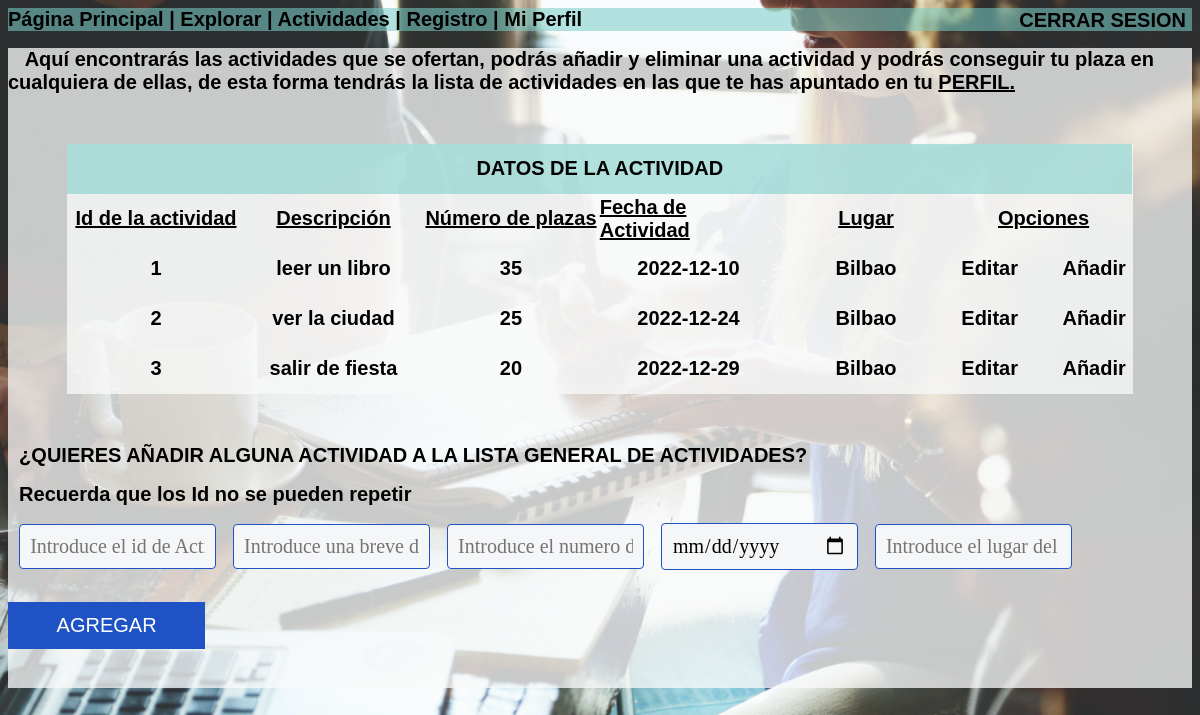
Page /app/Actividades.php (signed in) on the committed database.
### tables this page shows
CREATE TABLE `actividad` (
  `idAct` int(11) NOT NULL,
  `descrip` varchar(300) DEFAULT NULL,
  `numPlazas` int(11) DEFAULT NULL,
  `fecha` date DEFAULT NULL,
  `lugar` varchar(50) DEFAULT NULL
);

### app/Actividades.php (the view, shortened to what this page needs)
<?php require 'config.php';
include "config.php";
$n=$_SESSION["user"];
?>
<!DOCTYPE html>
<html lang="es">
    <head>
        <link rel="stylesheet" href="estilos/e_Actividades.css"/>
    </head>
    <body background="imagenes/princ.jpg">
        <nav id="Principal">
            <a class= "menu" href= "index.php">Página Principal  |</a>
            <a class= "menu" href= "Explorar.php">Explorar  |</a>
            <a class= "menu" href= "Actividades.php">Actividades  |</a>
            <a class= "menu" href= "Registro.php">Registro  |</a>
            <a class= "menu" href= "perfil.php">Mi Perfil</a>
            <?php
                if (isset($n)){
                ?>
                <div class="mi">
                    <a href= "cerrarSesion.php">CERRAR SESION</a>
                </div>
                <?php
                    }
                else{
                ?>
                <div class="mi">
                    <a href= "InicioSesion.php">INICIAR SESION</a>
                </div>
                <?php
                    }
                ?>
        </nav>
        <section id="cuerpo">
        <?php
            if (isset($n)){
        ?>
            <h2>
            &nbsp; &nbsp;Aquí encontrarás las actividades que se ofertan, podrás añadir y eliminar una actividad y podrás conseguir tu plaza en cualquiera de ellas, de esta forma tendrás la lista de actividades en las que te has apuntado en tu <a id="linkPerfil" href="perfil.php">PERFIL.</a>
            </h2>
            <section>
                <div class="container-table">
                <div class="table__title">DATOS DE LA ACTIVIDAD</div>
                    <div class="table__header">Id de la actividad</div>
                    <div class="table__header">Descripción</div>
                    <div class="table__header">Número de plazas</div>
                    <div class ="table__header">Fecha de Actividad</div>
                    <div class ="table__header">Lugar</div>
                    <div class="table__header">Opciones</div>
                    <?php
                    $cons="SELECT * FROM actividad";
                    $ejecu = mysqli_query($conexion, $cons);
                    while ($f = mysqli_fetch_array($ejecu)) {  ?>
                       <div class="table__item"><?php echo ($f ['idAct']);?></div>
                        <div class="table__item"><?php echo ($f ['descrip']);?></div>
                        <div class="table__item"><?php echo ($f ['numPlazas']);?></div>
                        <div class="table__item"><?php echo ($f ['fecha']);?></div>
                        <div class="table__item"><?php echo ($f ['lugar']);?></div>
                        <div class="table__item"><a href="editarAct.php? id=<?php echo $f['idAct']; ?>">Editar</a>&nbsp;&nbsp;&nbsp;&nbsp;&nbsp;&nbsp;&nbsp;&nbsp;
                        <a class="table__item"  href="añadirActUsuario.php? id=<?php echo $f['idAct']; ?>">Añadir</a></div>
                    <?php
                    }
                    ?>
                </div>
            </section>
            <section id=anadir>
                <form name = "anadirAct" action="añadirAct.php" method="POST">
                    <h2>&nbsp;&nbsp;¿QUIERES AÑADIR ALGUNA ACTIVIDAD A LA LISTA GENERAL DE ACTIVIDADES?</h2>
                    <h2>&nbsp;&nbsp;Recuerda que los Id no se pueden repetir</h2>
                    &nbsp;&nbsp;<input class="controls" type="text" name="idAct" id="idAct" placeholder="Introduce el id de Actividad">
                    &nbsp;&nbsp;<input class="controls" type="text" name="desc" id="desc" placeholder="Introduce una breve descripción" >
                    &nbsp;&nbsp;<input class="controls" type="text" name= "numPlazas" id= "numPlazas" placeholder="Introduce el numero de plazas">
                    &nbsp;&nbsp;<input class="controls" type="date" name= "fecha" id= "fecha" placeholder="Introduce la fecha del evento">
                    &nbsp;&nbsp;<input class="controls" type="text" name= "lugar" id= "lugar" placeholder="Introduce el lugar del evento">
                    &nbsp;&nbsp;<input class="botons" type="button" value="AGREGAR" onclick="validarAnadir()">
                    <br> </br>
                </form>
            </section>
        </section>
        <?php
            }
        else{
        ?>
         <h1 id="tituloPrinc">DEBES <a id="inSes" href="InicioSesion.php"> INICIAR SESIÓN </a> PARA PODER VER Y GESTIONAR ACTIVIDADES</h1>
        <?php
        }
        ?>
    </body>
</html>

### app/estilos/e_Actividades.css (style rules this page uses)
.menu { color: black; text-align: left; }
#Principal { font-family:Arial; font-weight:bold; font-size:20px; background-color:rgba(121, 206, 199, 0.555); }
.mi { color: black; padding: 0; text-align: right; position: absolute; right: 14px; top: 9px; bottom: 5px; height: 24px; }
#cuerpo { font-family:Arial; font-weight:bold; font-size:20px; background-color:rgba(249, 250, 250, 0.76); }
a { color:black; text-decoration:none; }
body { background-repeat: no-repeat; background-size: cover; }
#cuerpo h2 { font-size: 20px; }
.container-table { width: 90%; margin: 50px auto; display: grid; grid-template-columns: repeat(6, 16.66%) ; grid-auto-rows: 50px; background-color:rgba(249, 250, 250, 0.76); }
.table__title { grid-column-start:1 ; grid-column-end: 7; font-weight: bold; display: flex; justify-content: center; align-items: center; background-color: rgba(121, 206, 199, 0.555); }
.table__header, .table__item { display: flex; justify-content: center; align-items: center; }
.table__header { font-weight: bold; text-decoration-line:underline; }
.table__item { justify-content: center; align-items: center; }
.botons { width: 16.66%; background: #1f53c5; border: none; padding: 12px; color: white; margin: 16px 0; font-size: 20px; cursor: pointer; }
.controls { width: 16.66%; background: #f5f6f8; padding: 10px; border-radius: 4px; margin-bottom: 16px; border: 1px solid #1f53c5; font-family: 'calibri'; font-size: 20px; color: rgb(0, 0, 0); }
#linkPerfil { text-decoration: underline; }

### rows in the picture
actividad: idAct "1", descrip "leer un libro", numPlazas "35", fecha "2022-12-10", lugar "Bilbao"
actividad: idAct "2", descrip "ver la ciudad", numPlazas "25", fecha "2022-12-24", lugar "Bilbao"
actividad: idAct "3", descrip "salir de fiesta", numPlazas "20", fecha "2022-12-29", lugar "Bilbao"
